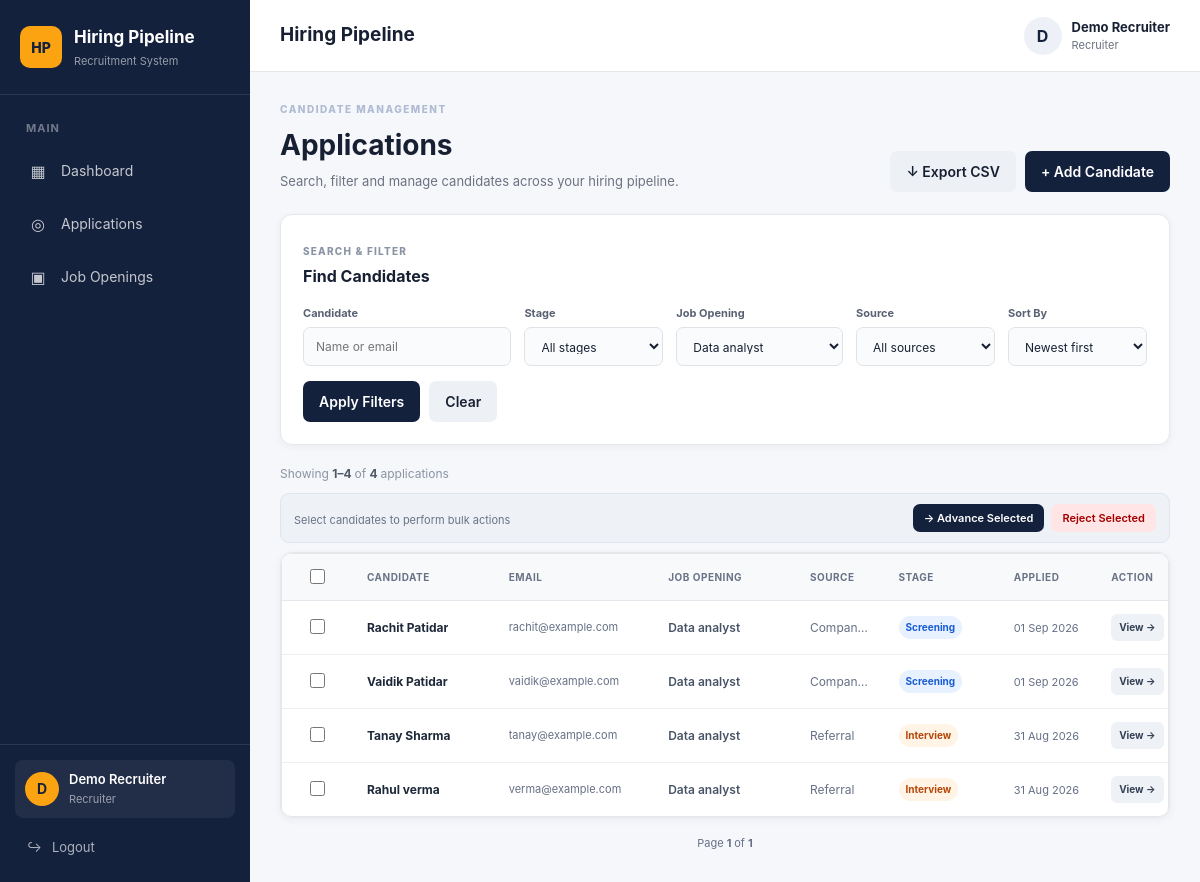
The app's page /applications/?job_id=3 (signed in), older data.
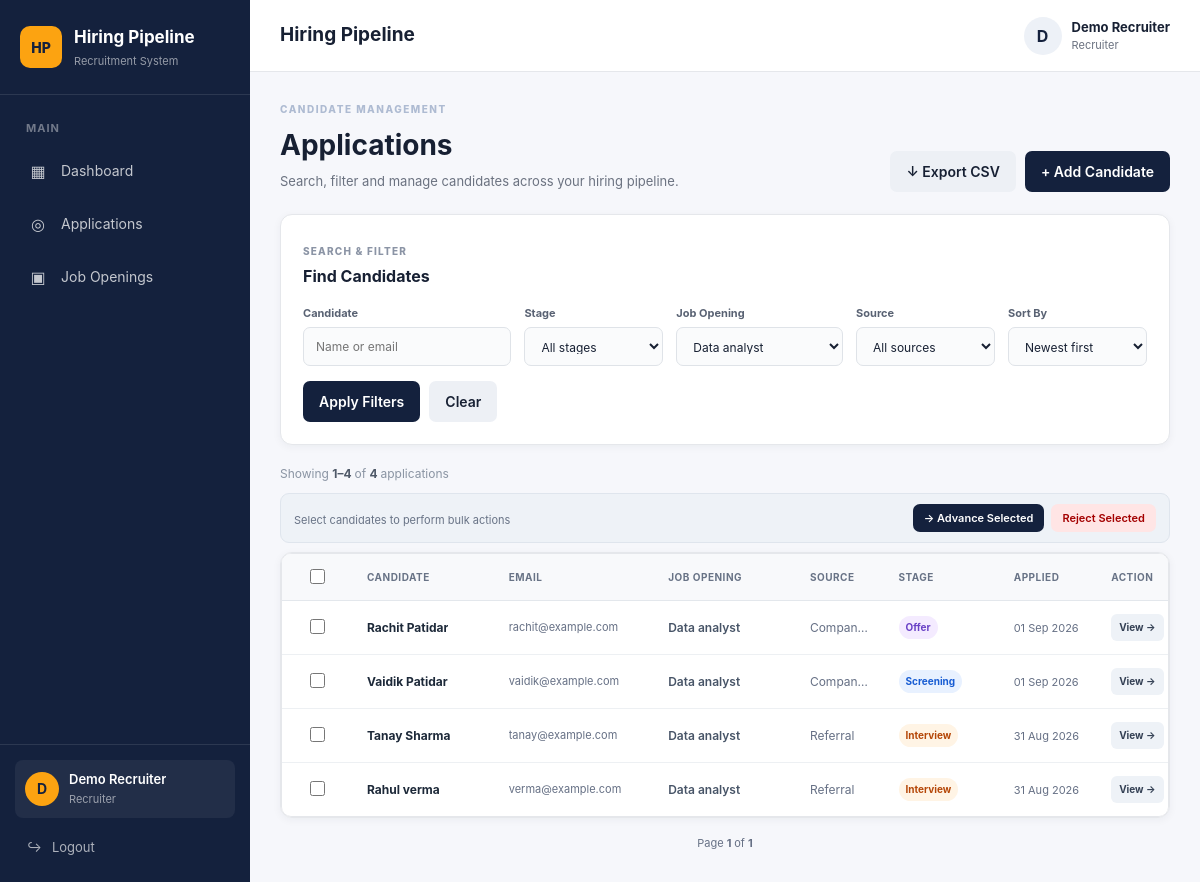
The same page, newer data.
### models/application.py (models this page shows)
class Application(db.Model):
    __tablename__ = "applications"
    id = db.Column(
        db.Integer,
        primary_key=True
    )
    job_opening_id = db.Column(
        db.Integer,
        db.ForeignKey("job_openings.id"),
        nullable=False,
        index=True
    )
    candidate_name = db.Column(
        db.String(150),
        nullable=False
    )
    candidate_email = db.Column(
        db.String(150),
        nullable=False,
        index=True
    )
    source = db.Column(
        db.String(100),
        nullable=True
    )
    notes = db.Column(
        db.Text,
        nullable=True
    )
    stage = db.Column(
        db.String(30),
        nullable=False,
        default="Applied",
        index=True
    )
    applied_at = db.Column(
        db.DateTime,
        server_default=db.func.now()
    )
    stage_changed_at = db.Column(
        db.DateTime,
        server_default=db.func.now()
    )
    updated_at = db.Column(
        db.DateTime,
        server_default=db.func.now(),
        onupdate=db.func.now()
    )
    job = db.relationship(
        "JobOpening",
        back_populates="applications"
    )
    events = db.relationship(
        "ApplicationEvent",
        back_populates="application",
        lazy=True,
        order_by="ApplicationEvent.created_at"
    )

### models/job.py (models this page shows)
class JobOpening(db.Model):
    __tablename__ = "job_openings"
    id = db.Column(db.Integer, primary_key=True)
    title = db.Column(
        db.String(150),
        nullable=False
    )
    department = db.Column(
        db.String(100),
        nullable=False
    )
    description = db.Column(
        db.Text,
        nullable=True
    )
    status = db.Column(
        db.String(20),
        nullable=False,
        default="open",
        index=True
    )
    created_at = db.Column(
        db.DateTime,
        server_default=db.func.now()
    )
    updated_at = db.Column(
        db.DateTime,
        server_default=db.func.now(),
        onupdate=db.func.now()
    )
    applications = db.relationship(
        "Application",
        back_populates="job",
        lazy=True
    )
    description = db.Column(
        db.Text,
        nullable=True
    )
    status = db.Column(
        db.String(20),
        nullable=False,
        default="open"
    )
    created_at = db.Column(
        db.DateTime,
        server_default=db.func.now()
    )
    updated_at = db.Column(
        db.DateTime,
        server_default=db.func.now(),
        onupdate=db.func.now()
    )
    applications = db.relationship(
        "Application",
        back_populates="job",
        lazy=True
    )

### routes/applications.py (the view, shortened to what this page needs)
@applications_bp.route("/")
@role_required("recruiter")
def application_list():
    search = request.args.get(
        "search",
        ""
    ).strip()
    stage = request.args.get(
        "stage",
        ""
    ).strip()
    job_id = request.args.get(
        "job_id",
        ""
    ).strip()
    source = request.args.get(
        "source",
        ""
    ).strip()
    sort = request.args.get(
        "sort",
        "newest"
    ).strip()
    page = request.args.get(
        "page",
        1,
        type=int
    )
    if page < 1:
        page = 1
    query = Application.query
    if stage:
        query = query.filter(
            Application.stage == stage
        )
    if job_id:
        try:
            job_id_int = int(job_id)
            query = query.filter(
                Application.job_opening_id ==
                job_id_int
            )
        except ValueError:
            job_id = ""
    if source:
        query = query.filter(
            Application.source == source
        )
    if sort == "oldest":
        query = query.order_by(
            Application.applied_at.asc()
        )
    elif sort == "stage":
        query = query.order_by(
            Application.stage.asc()
        )
    elif sort == "updated":
        query = query.order_by(
            Application.updated_at.desc()
        )
    elif sort == "name_asc":
        query = query.order_by(
            Application.candidate_name.asc()
        )
    elif sort == "name_desc":
        query = query.order_by(
            Application.candidate_name.desc()
        )
    else:
        sort = "newest"
        query = query.order_by(
            Application.applied_at.desc()
        )
    pagination = query.paginate(
        page=page,
        per_page=10,
        error_out=False
    )
    applications = pagination.items
    for application in applications:
        application.is_stalled = (
            is_application_stalled(application)
            and not is_stall_dismissed(application)
        )
    jobs = (
        JobOpening.query
        .order_by(JobOpening.title)
        .all()
    )
    sources = (
        db.session.query(
            Application.source
        )
        .filter(
            Application.source.isnot(None),
            Application.source != ""
        )
        .distinct()
        .order_by(
            Application.source
        )
        .all()
    )
    sources = [
        item[0]
        for item in sources
    ]
    stages = [
        "Applied",
        "Screening",
        "Interview",
        "Offer",
        "Hired",
        "Rejected"
    ]
    return render_template(
        "applications/list.html",
        applications=applications,
        pagination=pagination,
        jobs=jobs,
        stages=stages,
        sources=sources,
        search=search,
        selected_stage=stage,
        selected_job=job_id,
        selected_source=source,
        selected_sort=sort
    )

### utils/stalled.py (called while the page is built)
def is_application_stalled(application):
    if application.stage in TERMINAL_STAGES:
        return False
    if not application.stage_changed_at:
        return False
    cutoff = datetime.utcnow() - timedelta(
        days=STALLED_DAYS
    )
    return application.stage_changed_at < cutoff

### templates/applications/list.html (shortened to what the changed rows need)
{% extends "base.html" %}
{% block content %}
<div class="applications-header">
<div>
    <h1>
       Applications
    </h1>
</div>
</div>
<div class="applications-filter-card">
<div class="filter-card-title">
    <div>
        <h2>
            Find Candidates
        </h2>
    </div>
</div>
</div>
{% if applications %}
<form id="bulk-form" method="POST" >
<div class="applications-table-wrapper">
    <table class="applications-table">
        <thead>
            <tr>
                <th class="checkbox-column">
                    <input
                        type="checkbox"
                        id="select-all"
                    >
                </th>
                <th>
                    Candidate
                </th>
                <th>
                    Email
                </th>
                <th>
                    Job Opening
                </th>
                <th>
                    Source
                </th>
                <th>
                    Stage
                </th>
                <th>
                    Applied
                </th>
                <th>
                    Action
                </th>
            </tr>
        </thead>
        <tbody>
            {% for application in applications %}
            <tr>
                <td class="checkbox-column">
                    <input
                        type="checkbox"
                        name="application_ids"
                        value="{{ application.id }}"
                        class="application-checkbox"
                    >
                </td>
                <td>
                    <div class="candidate-cell">
                        <div>
                            <strong>
                                {{ application.candidate_name }}
                            </strong>
                        </div>
                    </div>
                </td>
                <td>
                    <span class="email-cell">
                        {{ application.candidate_email }}
                    </span>
                </td>
                <td>
                    <span class="job-cell">
                        {{ application.job.title }}
                    </span>
                </td>
                <td>
                    <span class="source-cell">
                        {{ application.source or "-" }}
                    </span>
                </td>
                <td>
                    <div class="stage-cell">
                        <span
                            class="status
                            status-{{ application.stage|lower }}"
                        >
                            {{ application.stage }}
                        </span>
                    </div>
                </td>
                <td>
                    {% if application.applied_at %}
                        <span class="date-cell">
                            {{ application.applied_at.strftime(
                                "%d %b %Y"
                            ) }}
                        </span>
                    {% else %}
                        <span class="date-cell">
                            -
                        </span>
                    {% endif %}
                </td>
                <td>
                    <a
                        href="{{ url_for(
                            'applications.application_detail',
                            application_id=application.id
                        ) }}"
                        class="view-candidate-btn"
                    >
                        View →
                    </a>
                </td>
            </tr>
            {% endfor %}
        </tbody>
    </table>
</div>
</form>
{% endif %}
{% endblock %}

Row changes from the older to the newer data that the page shows:
changed Application "Rachit Patidar": stage "Screening" → "Offer"
